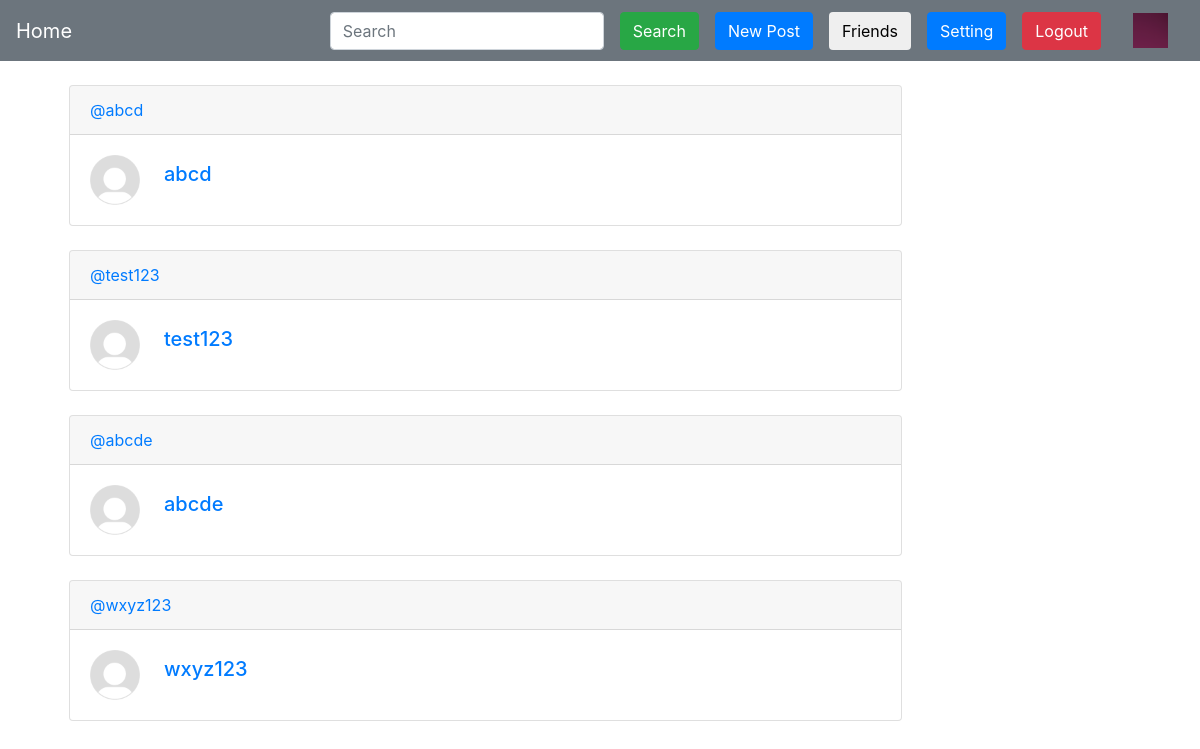
Page /friends/ (signed in) on the committed database.
### core/models.py (models this page shows, shortened)
class Profile(models.Model):
    user = models.ForeignKey(User, on_delete=models.CASCADE)
    name = models.CharField(max_length=50)
    bio = models.CharField(max_length=100, blank=True, null=True)
    birth_date = models.DateField(blank=True, null=True)
    profile_image = models.ImageField(upload_to = "profiles", default="default.png")
    gender = models.CharField(max_length=10)
    address = models.CharField(max_length=100, blank=True)

### core/views.py (the view)
# urls.py: path("friends/", views.friends, name="friends"),
def friends(request):
    if request.user.is_anonymous:
        return redirect("/login")
    user_profile = Profile.objects.get(user=request.user)
    all_user = User.objects.all()
    all_user = all_user.exclude(username=request.user.username)
    following_users = Followers.objects.filter(following_by=request.user.username)
    for i in following_users:
        all_user = all_user.exclude(username=i.following_to_user)
    print(all_user)
    all_user = list(all_user)
    random.shuffle(all_user)
    print(all_user)
    all_user = all_user
    all_profiles = []
    for i in all_user:
        profile = Profile.objects.filter(user=i).first()
        if profile:
            all_profiles.append(profile)
        if len(all_profiles) >=10:
            break
    params = {
        "all_profiles" : all_profiles,
        "user_profile" : user_profile
    }
    return render(request, "friends.html", params)

### templates/friends.html (shortened to what this page needs)
{% extends 'base.html' %}
{% block body %}
{% for user_profile in all_profiles%}
<div class="container">
    <a href="/profile/{{user_profile.user.username}}">
        <div class="card w-75 m-4">
            <div class="card-header">
                @{{user_profile.user.username}}
            </div>
            <div class="card-body">
                <div class="flex-start">
                    <img src="{{user_profile.profile_image.url}}" width="50" height="50" alt="">
                    <h5 class="card-title px-4">{{user_profile.name}}</h5>
                </div>
            </div>
        </div>
    </a>
</div>
{% endfor %}
{% endblock %}

### templates/base.html (shortened to what this page needs)
<!doctype html>
<html lang="en">
<head>
  <link rel="stylesheet" href="https://cdn.jsdelivr.net/npm/bootstrap@4.0.0/dist/css/bootstrap.min.css"
>
  <link rel="stylesheet" href="/static/css/style.css">
</head>
<body>
  <div id="navbarid">
    <nav class="navbar navbar-expand-lg navbar-dark bg-secondary">
      <a class="navbar-brand" href="/">Home</a>
      <div class="collapse navbar-collapse" id="navbarSupportedContent">
        <form class="form-inline my-2 my-lg-0" action="/search" method="get">
          <input class="form-control mr-sm-2" name="search" type="search" placeholder="Search" aria-label="Search">
          <button class="btn btn-success my-2 my-sm-0 mx-2" type="submit">Search</button>
        </form>
        <div>
          <a href="/createpost">
            <button class="btn btn-primary my-2 my-sm-0 mx-2 ">New Post</button>
          </a>
          </div>
        <div>
          <a href="/friends">
            <button class="btn btn- my-2 my-sm-0 mx-2 ">Friends</button>
          </a>
        </div>
        <div>
          <a href="/setting">
            <button class="btn btn-primary my-2 my-sm-0 mx-2 ">Setting</button>
          </a>
        </div>
        <a href="/logout">
          <button class="btn btn-danger my-2 my-sm-0 mx-2 ">Logout</button>
        </a>
        <div>
          <a class="navbar-brand ml-4 display-none" href="/profile/{{request.user.username}}">
            <img src="{{user_profile.profile_image.url}}" width="35" height="35" alt="">
          </a>
        </div>
      </div>
    </nav>
  </div>
  {% block body %}
  {% endblock %}
</body>
</html>

### static/css/style.css (style rules this page uses)
* { margin: 0; padding: 0; }
.flex-start { display: flex; flex-wrap: wrap; justify-content: flex-start; align-items: center; }
img { max-width: 100%; max-height: 100%; }
#navbarid { position: sticky; top: 0; z-index: 1020; }

### rows in the picture
Profile: profile_image (picture)
Profile: user.username "abcd", profile_image (placeholder picture), name "abcd"
Profile: user.username "test123", profile_image (placeholder picture), name "test123"
Profile: user.username "abcde", profile_image (placeholder picture), name "abcde"
Profile: user.username "wxyz123", profile_image (placeholder picture), name "wxyz123"
